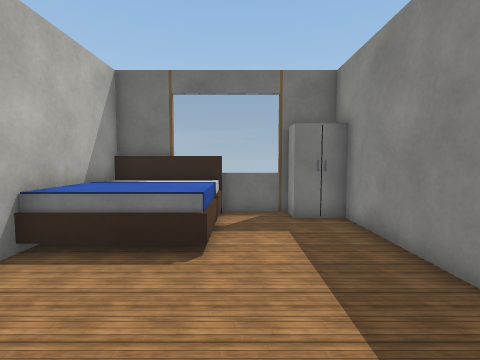
View 1 (above)

19 first-person views from a walk through a world built for the Webots simulator. The camera is 0.9 m above the floor, tilts 4° down and sees 85° across. The floor is counted in squares, 0.5 m on a side. Each view is taken from the middle of a square. On the plan, view 1 faces up. The plan holds only what a view shows up to about 15 squares ahead; the rest is blank. Robots are left out. Webots' stock objects and surfaces are drawn as simple stand-ins.

View 2
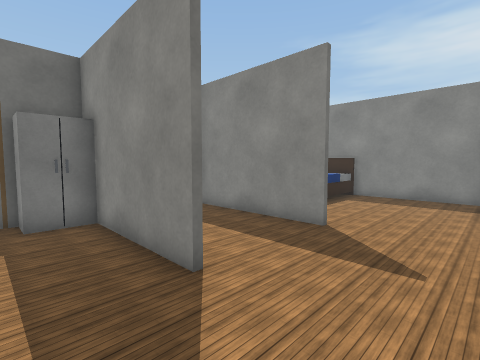

View 3
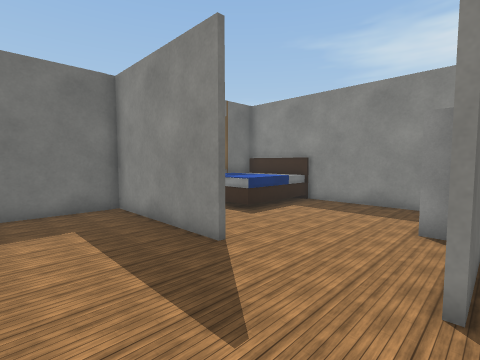

View 4
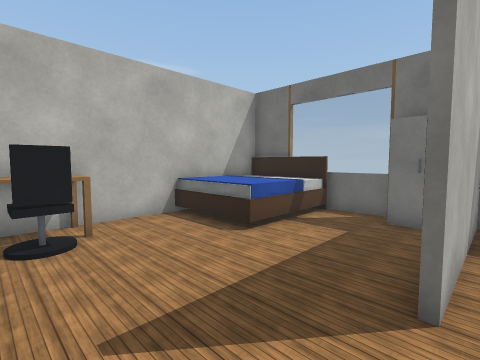

View 5
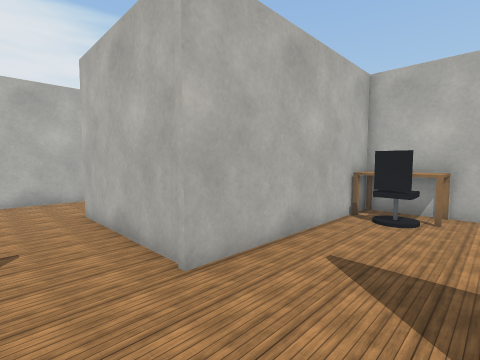

View 6
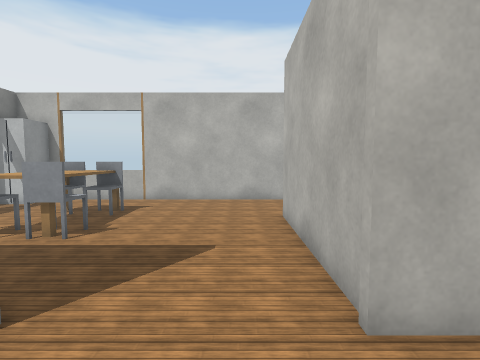

View 7
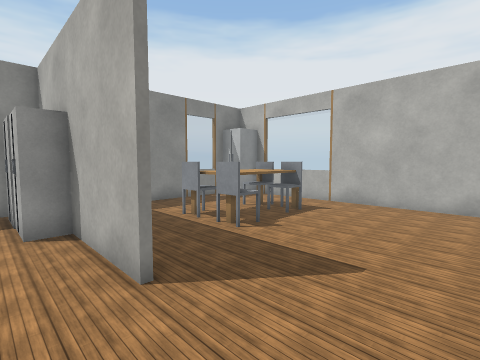

View 8
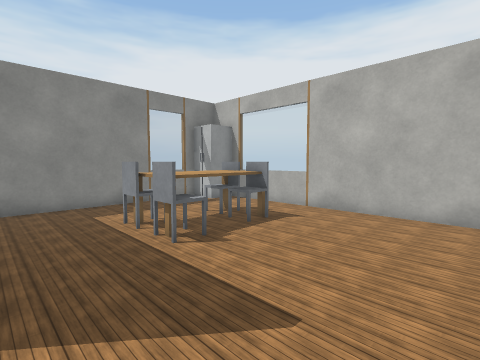

View 9
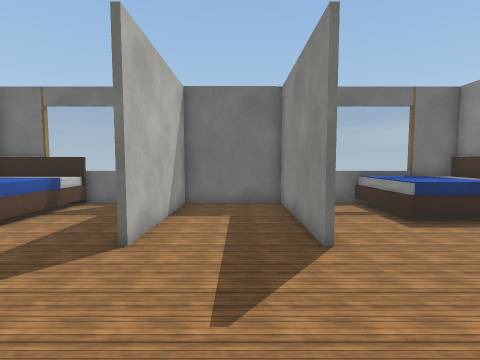

View 10
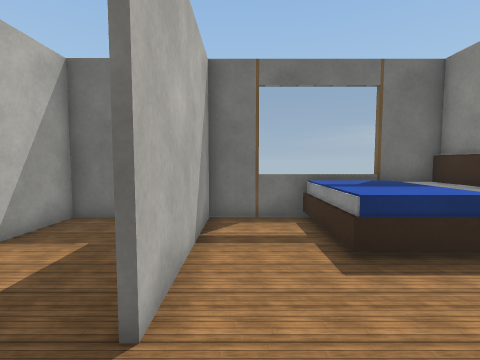

View 11
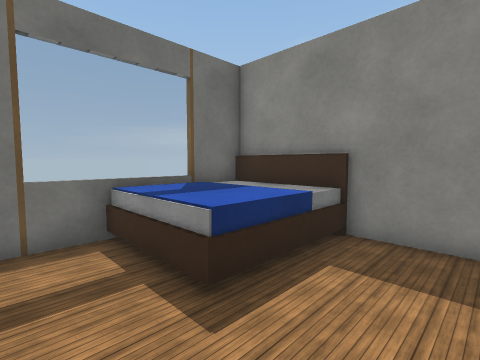

View 12
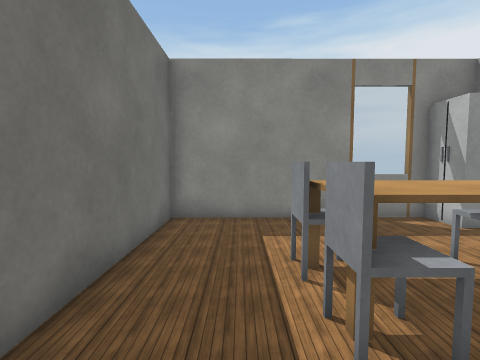

View 13
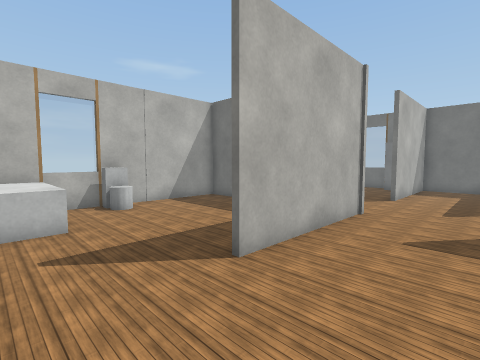

View 14
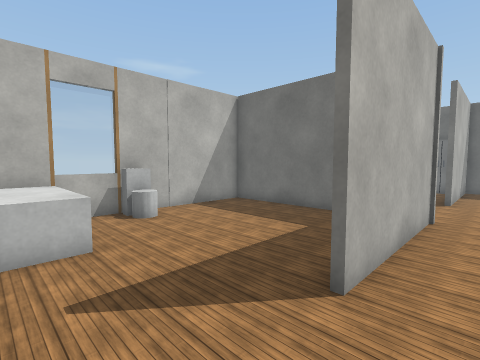

View 15
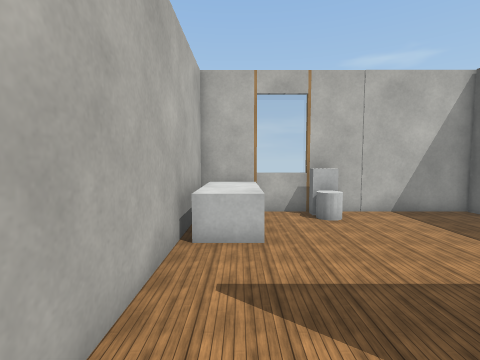

View 16
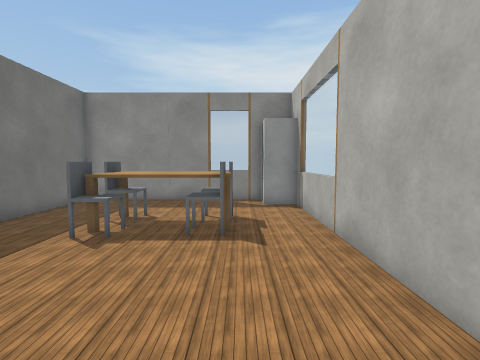

View 17
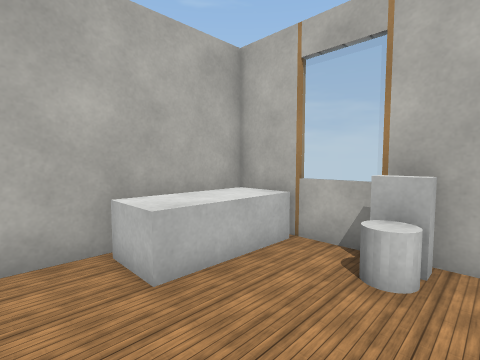

View 18
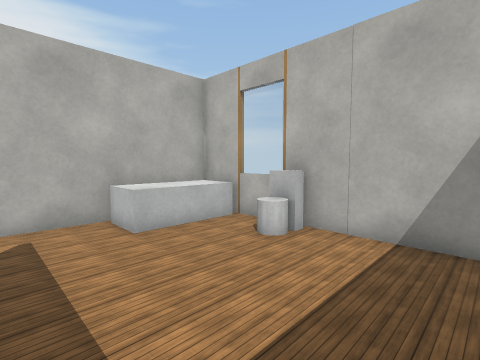

View 19
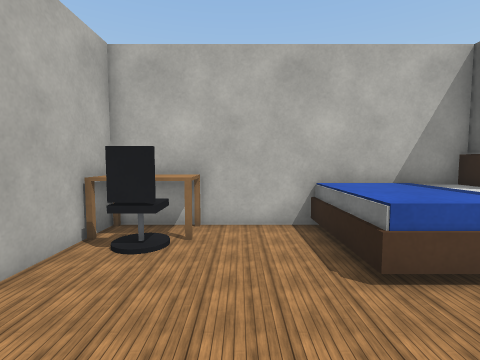

### Floor plan
Points are (right, up) in squares from view 1. A wall is a line through its corners. A room is listed if a view was taken in it or the views show most of it. See-through windows are left out.
Room 1 (views 1, 2, 3, 4, 5, 6, 7, 8, 19)
walls: (3.4, 3.4) (3.4, 7.5); (3.6, 7.5) (3.6, 3.4); (7.8, 3.4) (7.8, 9.4) (-0.8, 9.4); (-4.4, 4.3) (-4.4, -1); (-2.4, 9.4) (-4.5, 9.4); (7.6, -0.6) (8.6, -0.6); (-4.4, -0.6) (3.6, -0.6) (3.6, -1.6)
ways out: opening at (5.5, -1) to room 2; opening at (8, 1.5) to room 3
objects: desk (-4, 0) to (-3, 2); bed (-4, 5) to (-1, 9); office chair (-3, 0) to (-2, 1); cabinet (2, 8) to (3, 9)
Room 2 (views 9, 12, 13, 14, 15)
walls: (3.6, -10.4) (14, -10.4); (3.6, -1.6) (3.6, -6.6); (15.4, -9.1) (15.4, -0.8) (7.6, -0.8)
ways out: opening at (5.5, -1) to room 1; opening at (3, -8.5) to room 4
objects: chair (9, -7); chair (9, -5) to (10, -4); table (10, -7) to (11, -5); chair (11, -8); chair (11, -4) to (12, -4); fridge (14, -10) to (15, -9)
Room 3 (views 10, 11)
walls: (15.4, 0.5) (15.4, 7); (8.6, -0.6) (12.5, -0.6); (15.5, 9.4) (8, 9.4) (8, 3.4)
ways out: opening at (8, 1.5) to room 1
objects: bed (11, 6) to (15, 9); cabinet (12, 0) to (13, 0); cabinet (14, 0) to (15, 0)
Room 4 (views 16, 17, 18)
walls: (-2.1, -10.4) (3.6, -10.4); (0.6, -0.8) (-4.4, -0.8); (-4.4, -1) (-4.4, -10.5)
ways out: opening at (3, -8.5) to room 2
objects: bathtub (-4, -10) to (-1, -9); toilet (-4, -6) to (-3, -6)

Positions as (right, up) in squares from view 1, and headings:
1: (0, 0), facing up
2: (1, 0), facing up-right
3: (4, -1), facing up-right
4: (4, 0), facing up-left
5: (6, 3), facing down-left
6: (5, 2), facing down
7: (4, 1), facing down-right
8: (4, -1), facing down-right
9: (6, -2), facing up
10: (9, 1), facing up
11: (9, 3), facing up-right
12: (7, -3), facing right
13: (7, -10), facing up-left
14: (5, -10), facing up-left
15: (5, -9), facing left
16: (3, -8), facing right
17: (1, -5), facing down-left
18: (2, -2), facing down-left
19: (3, 3), facing left
